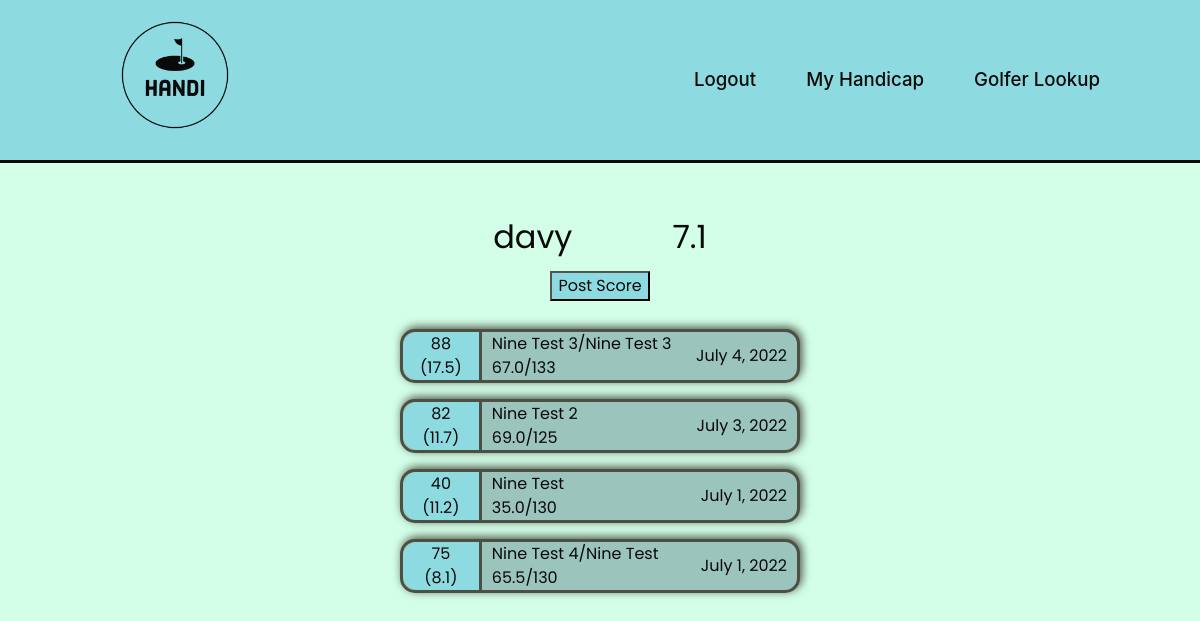
The page / (signed in) on the database as committed earlier.
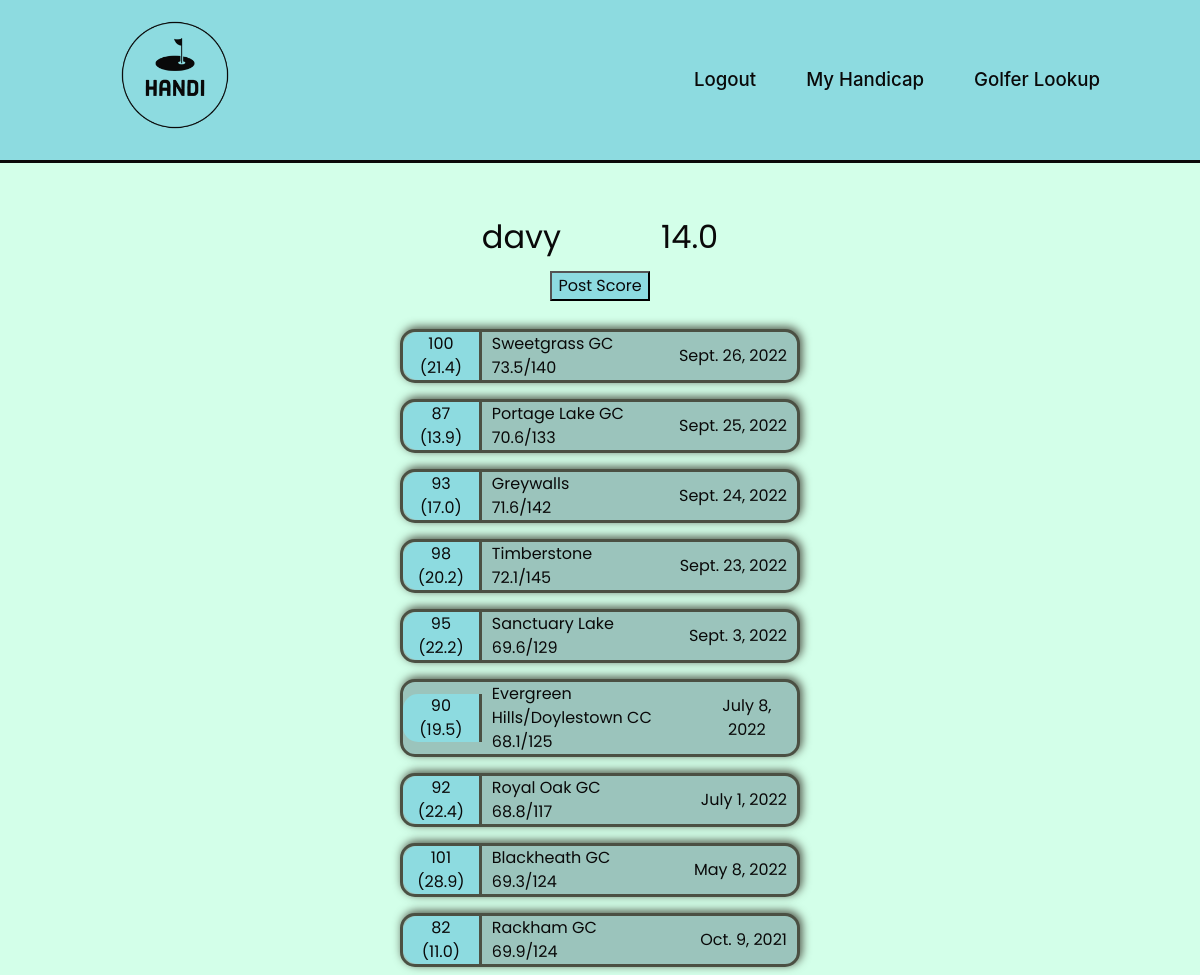
The same page on the database as committed later.
### calculator/models.py (models this page shows, shortened)
class User(AbstractUser):
    handicap = models.FloatField(blank=True, null=True)
    following = models.ManyToManyField('self', blank=True, related_name="followers", symmetrical=False)
    def __str__(self):
        return self.username

class Score(models.Model):
    golfer = models.ForeignKey(User, on_delete=models.CASCADE, related_name='posted_by')
    holes = models.IntegerField(choices = [(9,9),(18,18)])
    course = models.CharField(max_length=64)
    date = models.DateField()
    score = models.IntegerField()
    rating = models.FloatField()
    slope = models.IntegerField()
    differential = models.FloatField()

### calculator/views.py (the view)
# urls.py: path('',views.index, name='index'),
def index(request):
    if request.user.is_authenticated:
        user = User.objects.get(username = request.user)
        scores = Score.objects.filter(golfer=user, holes='18').order_by('-date')[:20]
        try:
            nine_score = Score.objects.get(golfer=user, holes='9')
        except:
            nine_score = None
        return render(request, 'index.html', {"scores": scores, "nine_score": nine_score})
    else:
        return render(request, 'index.html')

### calculator/templates/index.html (shortened to what this page needs)
{% extends "layout.html" %}
{% load static %}
{% block body %}
{% if user.is_authenticated %}
    <div class="main-container">
        <div class="sub-container">
            <div class="title-text">{{user}}</div>
            <div class="title-text">{{user.handicap}}</div>
        </div>
        <button class="button"><a class="nav-link-text" href="/add">Post Score</a></button>
        {% for score in scores %}
        <div class="score-box">
            <div class="sub-score-box">
                <div>{{score.score}}</div>
                <div>({{score.differential}})</div>
            </div>
            <div class="course-info">
                <div>{{score.course}}</div>
                <div>{{score.rating}}/{{score.slope}}</div>
            </div>
            <div class="date">
                {{score.date}}
            </div>
        </div>
            {% endfor %}
    </div>
{% endif %}
{% endblock %}

### calculator/templates/layout.html (shortened to what this page needs)
{% load static %}
<!DOCTYPE html>
<html lang="en">
    <head>
        <link rel="stylesheet" href="https://stackpath.bootstrapcdn.com/bootstrap/4.4.1/css/bootstrap.min.css">
        <link href="{% static 'styles.css' %}" rel="stylesheet">
    </head>
    <body>
        <nav class="nav-container">
            <a class="nav-link-text title-text" href="{% url 'index' %}"><img src="{% static 'Handi-logo.png' %}" width="150"></a>
            <div class="links">
                {% if user.is_authenticated %}
                <div>
                  <a class="nav-link-text link-title" href="{% url 'logout' %}">Logout</a>
                </div>
                <div >
                  <a class="nav-link-text link-title" href="{% url 'index' %}">My Handicap</a>
                </div>
                <div>
                    <a class="nav-link-text link-title" href="{% url 'lookup' %}">Golfer Lookup</a>
                </div>
                {% endif %}
            </div>
        </nav>
        {% block body %}
        {% endblock %}
    </body>
</html>

### calculator/static/styles.css (style rules this page uses)
html, body { background-color: #D3FFE9; }
.nav-container { display:flex; justify-content: space-between; align-items: center; background:#8DDBE0; color:#090909; border-bottom: 3px solid #090909; padding: 0px 100px; }
.links { display: flex; align-items: center; gap: 50px; }
.nav-link-text:link { color: #090909; }
.link-title { font-size: 14pt; font-weight: 500; text-align: center; }
.main-container { display:flex; flex-direction: column; justify-content:center; align-items: center; margin-top: 50px; }
.sub-container { display: flex; gap: 100px }
.title-text { font-family: 'Poppins', sans-serif; font-size: 24pt; margin-bottom: 10px; color: #090909; }
.score-box { display: flex; background-color: #9bc4bc; border-radius: 15px; border: 3px solid #4b5043; box-shadow: 2px -2px 10px #4b5043; color:#090909; font-family: 'Poppins', sans-serif; justify-content: space-between; width: 400px; margin: 8px; align-items: center; flex: 0 0 auto; }
.sub-score-box { background-color: #8DDBE0; border-radius: 15px 0px 0px 15px; width: 20%; text-align: center; border-right: 3px solid #4b5043; flex: 0 0 auto; }
.course-info { margin-left: 10px; }
.date { text-align: center; margin-right: 10px; margin-left:auto; }
.button { font-family: 'Poppins', sans-serif; color: #090909; background-color: #8DDBE0; width: 100px; }
a:link { color: #4b5043; }

Rows that differ between the two databases and show on the page:
removed Score: score "88", differential "17.5", course "Nine Test 3/Nine Test 3", rating "67.0", slope "133", date "July 4, 2022"
removed Score: score "82", differential "11.7", course "Nine Test 2", rating "69.0", slope "125", date "July 3, 2022"
removed Score: score "40", differential "11.2", course "Nine Test", rating "35.0", slope "130", date "July 1, 2022"
removed Score: score "75", differential "8.1", course "Nine Test 4/Nine Test", rating "65.5", slope "130", date "July 1, 2022"
changed User "davy": handicap "7.1" → "14.0"
added Score: score "100", differential "21.4", course "Sweetgrass GC", rating "73.5", slope "140", date "Sept. 26, 2022"
added Score: score "87", differential "13.9", course "Portage Lake GC", rating "70.6", slope "133", date "Sept. 25, 2022"
added Score: score "93", differential "17.0", course "Greywalls", rating "71.6", slope "142", date "Sept. 24, 2022"
added Score: score "98", differential "20.2", course "Timberstone", rating "72.1", slope "145", date "Sept. 23, 2022"
added Score: score "95", differential "22.2", course "Sanctuary Lake", rating "69.6", slope "129", date "Sept. 3, 2022"
added Score: score "90", differential "19.5", course "Evergreen Hills/Doylestown CC", rating "68.1", slope "125", date "July 8, 2022"
added Score: score "92", differential "22.4", course "Royal Oak GC", rating "68.8", slope "117", date "July 1, 2022"
added Score: score "101", differential "28.9", course "Blackheath GC", rating "69.3", slope "124", date "May 8, 2022"
added Score: score "82", differential "11.0", course "Rackham GC", rating "69.9", slope "124", date "Oct. 9, 2021"
